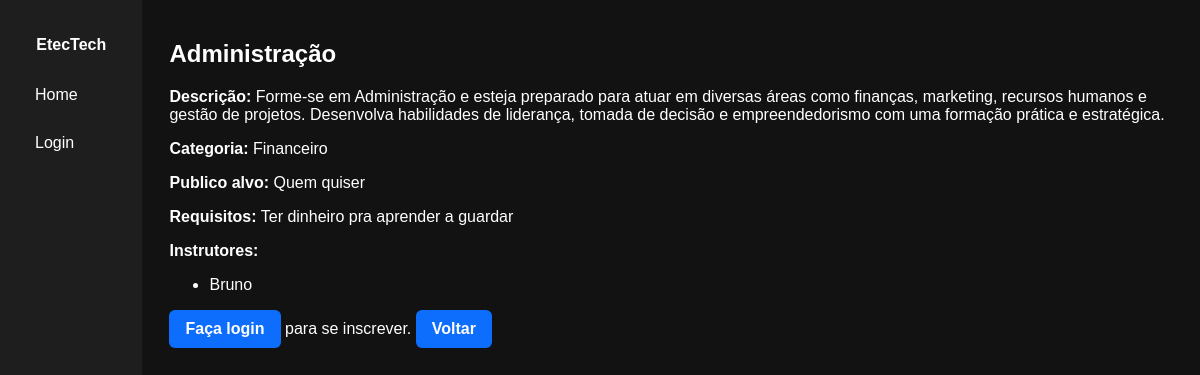
The app's page /curso/1/ with its own data.
### cursos/models.py (models this page shows, shortened)
class Curso(models.Model):
    titulo = models.CharField(max_length=200)
    descricao = models.TextField()
    data_criacao = models.DateField(auto_now_add=True)
    categoria = models.ForeignKey(Categoria, on_delete=models.SET_NULL, null=True, related_name='cursos')
    instrutores = models.ManyToManyField(Instrutor, related_name='cursos')
    publico_alvo = models.TextField(blank=True)
    requisitos = models.TextField(blank=True)
    material_pdf = models.FileField(
        upload_to="materiais/",
        blank=True,
        null=True,
        help_text="PDF de material de apoio do curso"
    )
    video_id = models.CharField(
        max_length=11,
        blank=True, null=True,
        validators=[youtube_id_validator],
        help_text="Cole apenas o ID."
    )

class Categoria(models.Model):
    nome = models.CharField(max_length=100)

class Instrutor(models.Model):
    nome = models.CharField(max_length=100)
    bio = models.TextField()
    linkedin = models.URLField(blank=True, null=True)
    foto = models.ImageField(upload_to='fotos/', blank=True, null=True)

### cursos/views.py (the view)
# urls.py: path('curso/<int:pk>/', CursoDetailView.as_view(), name='curso_detail'),
class CursoDetailView(DetailView):
    model = Curso
    template_name = 'curso_detail.html'
    context_object_name = 'curso'
    def get_context_data(self, **kwargs):
        ctx = super().get_context_data(**kwargs)
        user = self.request.user
        ctx['ja_inscrito'] = (
            user.is_authenticated
            and Inscricao.objects.filter(usuario=user, curso=self.object).exists()
        )
        return ctx

### cursos/templates/curso_detail.html (shortened to what this page needs)
{% extends 'base.html' %}
{% block content %}
<h2>{{ curso.titulo }}</h2>
<p><strong>Descrição:</strong> {{ curso.descricao }}</p>
<p><strong>Categoria:</strong> {{ curso.categoria.nome }}</p>
<p><strong>Publico alvo:</strong> {{ curso.publico_alvo }}</p>
<p><strong>Requisitos:</strong> {{ curso.requisitos }}</p>
<p><strong>Instrutores:</strong></p>
<ul>
  {% for instrutor in curso.instrutores.all %}
    <li>{{ instrutor.nome|title }}</li>
  {% empty %}
    <li>Sem instrutores cadastrados.</li>
  {% endfor %}
</ul>
{% if user.is_authenticated and ja_inscrito %}
<div class="acoes">
  <a href="{% url 'acessar_curso' curso.pk %}" class="btn btn-azul">Ir para o curso</a>
  <form method="post" action="{% url 'cancelar_curso' curso.pk %}">
    {% csrf_token %}
    <button type="submit" class="btn btn-vermelho" onclick="return confirm('tem certeza que deseja cancelar sua matrícula?')">
      Cancelar matrícula
    </button>
    </form>
</div>
{% elif user.is_authenticated %}
  <form method="post" action="{% url 'inscrever_curso' curso.pk %}">
    {% csrf_token %}
    <button type="submit" class="btn btn-azul">Inscrever-se</button>
  </form>
{% else %}
  <p>
    <a href="{% url 'login' %}" class="btn btn-azul">Faça login</a> para se inscrever.
    <a href="{% url 'index' %}" class="btn btn-azul">Voltar</a>
  </p>
{% endif %}
{% endblock %}

### config/templates/base.html (shortened to what this page needs)
<!DOCTYPE html>
<html lang="pt-br">
<head>
    {% load static %}
    <link rel="stylesheet" href="{% static 'css/style.css' %}">
</head>
<body>
  <div class="container">
    <div class="sidebar">
      <div class="menu-items">
        <h4>EtecTech</h4>
        <a href="{% url 'index' %}">Home</a>
        {% if user.is_authenticated %}
          <a href="{% url 'todos_cursos' %}">Cursos</a>
          <a href="{% url 'projetos' %}">Projetos</a>
          <a href="{% url 'logout' %}">Logout</a>
        {% else %}
          <a href="{% url 'login' %}">Login</a>
        {% endif %}
      </div>
    </div>
    <div class="content" style="margin-left: 7px;">
      {% block content %}{% endblock %}
    </div>
  </div>
</body>
</html>

### cursos/static/css/style.css (style rules this page uses)
body { margin: 0; padding: 0; font-family: Arial, sans-serif; background-color: #121212; color: #fff; }
.container { display: flex; }
.sidebar { width: 220px; height: 100vh; background-color: #1e1e1e; padding: 15px; display: flex; flex-direction: column; justify-content: space-between; }
.content { flex-grow: 1; padding: 20px; color: white; }
.menu-items a { display: block; margin-bottom: 10px; color: white; text-decoration: none; }
.sidebar h4 { text-align: center; color: #fff; }
.sidebar a { display: block; color: #fff; padding: 10px 20px; text-decoration: none; }
.content { margin-left: 220px; padding: 20px; }
.btn { display:inline-block; padding:10px 16px; border:0; border-radius:6px; text-decoration:none; font-weight:600; cursor:pointer; color:#fff; font-size: 16px; }
.btn-azul { background:#0d6efd; }

### records on screen
Curso: titulo "Administração", descricao "Forme-se em Administração e esteja preparado para atuar em diversas áreas como finanças, marketing, recursos humanos e gestão de projetos. Desenvolva habilidades de liderança, tomada de decisão e empreendedorismo com uma formação prática e estratégica.", categoria.nome "Financeiro", publico_alvo "Quem quiser", requisitos "Ter dinheiro pra aprender a guardar"
Instrutor: nome "Bruno"
